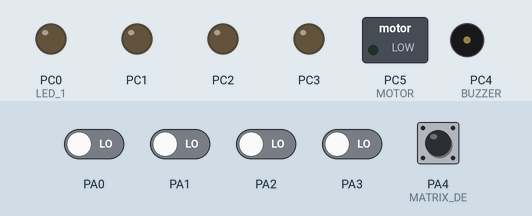
The program below on a simulated ATmega2560, built with avr-gcc and emulated at 16 MHz. Parts: switched loads named in the program (green lamp = pin HIGH), output pins drawn as LEDs (lit = HIGH), buzzer (waves = sounding, pin HIGH). The inputs (shaded band) are chosen by the test bench; at power-on: PA0–3, PA4 (MATRIX_DE) LOW. What the program prints to the serial monitor is not drawn.

Above: at 1.2 s.
1.3 s: PA4 (MATRIX_DE) pulsed HIGH 5 times (0.12 s each, 0.3 s apart)
At 2.9 s:
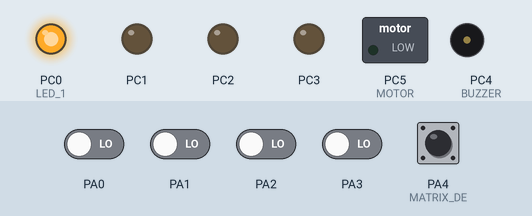
Timing chart, 0 to 4.4 s (numbered marks = the images above; inputs shaded):
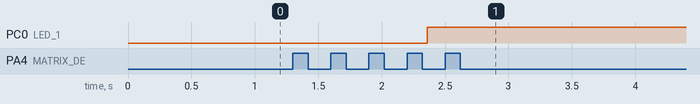

The program:

main.c
```c
/*
 * CLAVE_MATRIX_SWT.c
 *
 * Created: 18/01/2023 17:11:05
 * Author : jmott
 */

#define F_CPU 16000000UL

/* Inclusión de archivos */

#include <avr/io.h>
#include <util/delay.h>
#include "FM_USART.h"
#include <stdbool.h>

/* Definicion de macros */

#define DDR_MATRIX	DDRA
#define PIN_MATRIX	PINA
#define MATRIX_DE	4
#define MATRIX_A	0
#define MATRIX_B	1
#define MATRIX_C	2
#define MATRIX_D	3
#define MASK_MATRIX (1 << MATRIX_DE) | (1 << MATRIX_A) | (1 << MATRIX_B) | (1 << MATRIX_C) | (1 << MATRIX_D)

#define DDR_LEDS	DDRC
#define PORT_LEDS	PORTC
#define LED_1		0
#define LED_2		1
#define LED_3		2
#define LED_4		3
#define MASK_LEDS	(1 << LED_1) | (1 << LED_2) | (1 << LED_3) | (1 << LED_4)

#define DDR_BUZZER DDRC
#define PORT_BUZZER PORTC
#define BUZZER	4
#define BUZZER_TOGGLE() PORT_BUZZER ^= (1 << BUZZER);

#define DDR_MOTOR_LOCK	DDRC
#define PORT_MOTOR_LOCK	PORTC
#define MOTOR	5
#define MASK_MOTOR (1 << MOTOR)
#define MOTOR_ENABLE()	PORT_MOTOR_LOCK |= MASK_MOTOR;
#define MOTOR_DISABLE()	PORT_MOTOR_LOCK &= ~MASK_MOTOR;

#define CLAVE_LENG	4
#define MAX_NUM_INTE 4
/* Declaración de funciones */

_my_uart_0_config_t my_uart;

void Init_pines (void);
void UART_Init_Local (void);

/* Variables globales */

unsigned char datos_decode_matrix[16] = {'7', '8', '9', '%',
										 '4', '5', '6', 'x',
										 '1', '2', '3', '-',
										 'p', '0', '=', '+'};

char mensaje_inicial[] = "Escribe tu clave: \r";
char mensaje_clave_in[] = "Clave ingresada\r";
char mensaje_clave_ok[] = "Clave correcta\r";
char mensaje_clave_nok[] = "Clave incorrecta\r";
char clave_save[CLAVE_LENG] = "4550";
char clave_user[CLAVE_LENG];
uint8_t clave_index = 0;
uint8_t intentos = 0;
/* Principal */

int main(void)
{
	/* Replace with your application code */
	UART_Init_Local(); // Iniciamos el UART
	Init_pines(); // Iniciamos los pines del Atmega2560
	UART0_Escribir_Cadena(mensaje_inicial);
	while (1)
	{
		while (clave_index < CLAVE_LENG)
		{
			if(PIN_MATRIX & (1 << MATRIX_DE))
			{
				while((PIN_MATRIX & (1 << MATRIX_DE)));
				uint8_t data_from_matrix = PIN_MATRIX & 0x0F;
				UART0_Escribir_Byte(datos_decode_matrix[data_from_matrix]);
				clave_user[clave_index] = datos_decode_matrix[data_from_matrix];
				clave_index++;
			}
		}
		UART0_Escribir_Byte('\r');
		clave_index = 0;
		UART0_Escribir_Cadena(mensaje_clave_in);
		uint8_t equality_counter = 0;
		for (uint8_t i = 0 ; i < CLAVE_LENG ; i++)
		{
			if (clave_user[i] == clave_save[i])
			{
				equality_counter++;
			}
		}
		if (equality_counter == CLAVE_LENG)
		{
			UART0_Escribir_Cadena(mensaje_clave_ok);
			MOTOR_ENABLE();
			_delay_ms(3000);
			MOTOR_DISABLE();
			intentos = 0;
			PORT_LEDS &= ~(MASK_LEDS);
		}
		else
		{
			UART0_Escribir_Cadena(mensaje_clave_nok);
			PORT_LEDS |= (1 << intentos);
			intentos++;
		}
		equality_counter = 0;
		if (intentos == MAX_NUM_INTE)
		{
			UART0_Escribir_Cadena("Supero numero de intentos\r");
			while (1)
			{
				BUZZER_TOGGLE();
				PORT_LEDS ^= (1 << LED_1) | (1 << LED_2) | (1 << LED_3) | (1 << LED_4);
				_delay_ms(500);
			}
		}
	}
}

/* Definición de funciones */

void UART_Init_Local (void)
{
	my_uart.baudios = BAUDRATE_9600;
	my_uart.bit_de_parada = UART_1_BIT_PARADA;
	my_uart.habilitar_rx = UART_ENABLE_RX0;
	my_uart.habilitar_tx = UART_ENABLE_TX0;
	my_uart.interrupcion_rx = UART_ENABLE_INTERRUPT_RXC0;
	my_uart.interrupcion_tx = UART_DISABLE_INTERRUPT_RXC0;
	my_uart.longitud_caracter = UART_CHARACTER_SIZE_8B;
	my_uart.modo_funcionamiento = UART_MODO_ASINCRONO;
	my_uart.multiprocesador_mode = UART_MULTI_PROCESOR_DISABLE;
	my_uart.noveno_bit_tx = NINTH_BIT_UART_LOW;
	my_uart.paridad = UART_PARIDAD_ACTIVADA_EVEN;
	my_uart.velocidad_doble_normal = UART_NORMAL_SPEED;

	UART0_Init(&my_uart);
}

void Init_pines (void)
{
	DDR_MATRIX &= ~MASK_MATRIX; // Pines de la matriz de pulsdores como entradas
	DDR_LEDS |= MASK_LEDS; // Pines leds como salidas
	DDR_BUZZER |= (1 << BUZZER); // Pin buzzer como salida
	DDR_MOTOR_LOCK |= (1 << MOTOR); // Pin motor como salida
}
```

FM_USART.c
```c
/*
 * FM_USART.c
 *
 * Created: 15/01/2023 14:52:28
 *  Author: jmott
 */

#include <FM_USART.h>

void UART0_Init (_my_uart_0_config_t *uart_params)
{
	/* Configuración de pines */

	UART0_DDR |= (1 << TX0_PIN);
	UART0_DDR &= ~(1 << RX0_PIN);

	/* Inicializacion de los regitros de trabajo */

	UCSR0A = 0;
	UCSR0B = 0;
	UCSR0C = 0;

	/* Configuracion */

	// Registro UCSR0A

	UCSR0A &= ~(1 << TXC0);
	UCSR0A |= (uart_params->velocidad_doble_normal << U2X0);
	UCSR0A |= (uart_params->multiprocesador_mode << MPCM0);
	if (UCSR0A & (1 << U2X0))
	{
		UBRR0 = (F_CPU / (8 * uart_params->baudios)) - 1;
	}
	else
	{
		UBRR0 = (F_CPU / (16 * uart_params->baudios)) - 1;
	}

	// Registro UCSR0B

	UCSR0B |= (uart_params->interrupcion_rx << RXCIE0) | (uart_params->habilitar_tx << TXCIE0) | (uart_params->noveno_bit_tx << TXB80);
	UCSR0B |= (uart_params->habilitar_rx << RXEN0) | (uart_params->habilitar_tx << TXEN0);

	uint8_t long_caracter = uart_params->longitud_caracter;
	uint8_t primer_bit_long = (long_caracter & 0x04) >> UCSZ02;

	UCSR0B |= (primer_bit_long << UCSZ02);

	// Registro UCSR0C

	uint8_t umsel_bits = (uart_params->modo_funcionamiento) & 0x03;
	UCSR0B |= ((umsel_bits & 0x02) >> 1) << UMSEL01;
	UCSR0B |= ((umsel_bits & 0x01)) << UMSEL00;

	uint8_t upm_bits = (uart_params->paridad) & 0x03;
	UCSR0C |= (((upm_bits & 0x02) >> 1) << UPM01) | ((upm_bits & 0x01) << UPM00);
	UCSR0C |= (uart_params->bit_de_parada << USBS0);
	UCSR0C |= (((long_caracter & 0x02) >> 1) << UCSZ01) | ((long_caracter & 0x01) << UCSZ00);
	UCSR0C |= (1 << UCPOL0);
}

/* Funcion para leer un byte del terminal serial */
unsigned char UART0_Leer_Byte (void)
{
	if (UCSR0A & (1 << RXC0))
	{
		return UDR0;
	}
	else
	{
		return 0;
	}
}

/* Función para escribir un dato por el terminal serial*/
void UART0_Escribir_Byte (unsigned char dato)
{
	while (!(UCSR0A & (1 << UDRE0))); // Bucle mientras el registro UDR0 esté vacio
	UDR0 = dato;
}

/* Funcion para escribir una cadena de datos */
void UART0_Escribir_Cadena (char *cadena)
{
	uint16_t contador_item_cadena = 0;
	while (cadena[contador_item_cadena] != '\0')
	{
		UART0_Escribir_Byte(cadena[contador_item_cadena]);
		contador_item_cadena++;
	}
}
```

FM_USART.h
```c
/*
 * FM_USART.h
 *
 * Created: 15/01/2023 14:52:10
 *  Author: jmott
 */


#ifndef FM_USART_H_
#define FM_USART_H_

#define F_CPU 16000000UL

#include <avr/io.h>

/* Definición de macros */

#define TX0_PIN	PINE1
#define RX0_PIN PINE0
#define UART0_DDR DDRE

/* Estructuras - Enumeraciones - Typedef */

// BITS RW REGISTRO UCSR0A

typedef enum
{
	UART_NORMAL_SPEED = 0,
	UART_DOUBLE_SPEED
}_u2x0_bit_uart_t;

typedef enum
{
	UART_MULTI_PROCESOR_DISABLE = 0,
	UART_MULTI_PROCESOR_ENABLE
}_mpcm0_bit_uart_t;

// BITS RW REGISTRO UCSR0B

typedef enum
{
	UART_DISABLE_INTERRUPT_RXC0 = 0,
	UART_ENABLE_INTERRUPT_RXC0
}_rxcie0_bit_uart_t;

typedef enum
{
	UART_DISABLE_INTERRUPT_TXC0 = 0,
	UART_ENABLE_INTERRUPT_TXC0
}_txcie0_bit_uart_t;

typedef enum
{
	UART_DISABLE_RX0 = 0,
	UART_ENABLE_RX0
}_rxen0_bit_uart_t;


typedef enum
{
	UART_DISABLE_TX0 = 0,
	UART_ENABLE_TX0
}_txen0_bit_uart_t;

typedef enum
{
	UART_CHARACTER_SIZE_5B = 0b000,
	UART_CHARACTER_SIZE_6B,
	UART_CHARACTER_SIZE_7B,
	UART_CHARACTER_SIZE_8B,
	UART_CHARACTER_SIZE_9B = 0b111
}_ucsz_reg_uart_t;

typedef enum
{
	NINTH_BIT_UART_LOW = 0,
	NINTH_BIT_UART_HIGH
}_ninth_bit_9_bit_transmit_uart_t;

// BITS RW REGISTRO UCSR0C

typedef enum
{
	UART_MODO_ASINCRONO = 0b00,
	UART_MODO_SINCRONO,
	UART_MODO_RESERVADO,
	SPI_MASTER
}_umsel_reg_uart_t;

typedef enum
{
	UART_PARIDAD_DESACTIVADA = 0b00,
	UART_PARIDAD_RESERVADA,
	UART_PARIDAD_ACTIVADA_EVEN,
	UART_PARIDAD_ACTIVADA_ODD
}_upm_reg_uart_t;

typedef enum
{
	UART_1_BIT_PARADA = 0,
	UART_2_BIT_PARADA
}_usbs0_bit_uart_t;

// Valores de velocidad de transmisión de bits

typedef enum
{
	BAUDRATE_2400 = 2400,
	BAUDRATE_4800 = 4800,
	BAUDRATE_9600 = 9600,
	BAUDRATE_19200 = 19200,
	BAUDRATE_28800 = 28800,
	BAUDRATE_38400 = 38400,
	BAUDRATE_57600 = 57600,
	BAUDRATE_76800 = 76800,
	BAUDRATE_1152000 = 115200
}_baudrate_uart_t;

// Estructura para la inicialización inicial
typedef struct
{
	_u2x0_bit_uart_t velocidad_doble_normal;
	_mpcm0_bit_uart_t multiprocesador_mode;
	_rxcie0_bit_uart_t interrupcion_rx;
	_txcie0_bit_uart_t interrupcion_tx;
	_rxen0_bit_uart_t habilitar_rx;
	_txen0_bit_uart_t habilitar_tx;
	_ucsz_reg_uart_t longitud_caracter;
	_ninth_bit_9_bit_transmit_uart_t noveno_bit_tx;
	_umsel_reg_uart_t modo_funcionamiento;
	_upm_reg_uart_t paridad;
	_usbs0_bit_uart_t bit_de_parada;
	_baudrate_uart_t baudios;
}_my_uart_0_config_t;

/* Prototipos de funciones */

void UART0_Init (_my_uart_0_config_t *uart_params);
unsigned char UART0_Leer_Byte (void);
void UART0_Escribir_Byte (unsigned char dato);
void UART0_Escribir_Cadena (char *cadena);
#endif /* FM_USART_H_ */
```

Measured:
- after the input at 1.3 s, PC0 (LED_1): LOW → HIGH after 1.1 s
